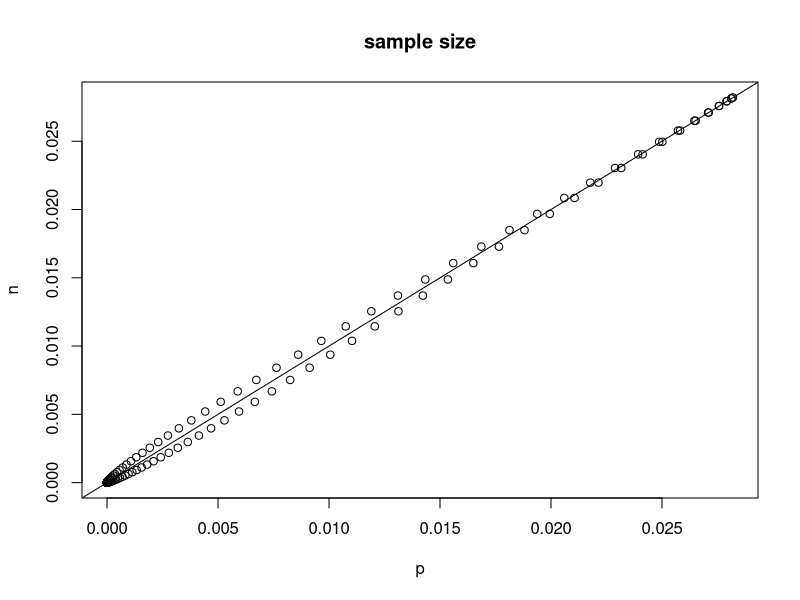

Reproduce this figure in R. (Note: this script raises an error after producing the figure.)

# he “Poisson” Distribution: History, Reenactments,Adaptations
# Poisson calculations

# It is known that a certain website makes mu
# sales per hour. In a given hour, what is the probability that the site makes exactly x sales?
  
  
  mu =10
  x=8 

  # pmf
  dpois(x=x, lambda=mu)

  exp(-mu) * mu^x  / factorial (x)
  
  # use cdf to answer the question
  ppois(q=x, lambda=mu) - ppois(q=x-1, lambda=mu)
  
  # code up cdf
  res <- c(rep(NA,x))
  for (i in 1:x ) res[i] <- mu^i/factorial(i)
  p1 <- ( 1 + sum(res ) ) * exp(-mu)

  # code up cdf, at least x-1  
  x = x-1
  res <- c(rep(NA,x))
  for (i in 1:x ) res[i] <- mu^i/factorial(i)
  p2 <- ( 1 + sum(res ) ) * exp(-mu)
  
  # probability of exactly x
  p1-p2
  
  mu =10
  x=8 
  dnorm(mean=mu, sd=x^.5, x=x)
  
  
  x = 200 ; mu = 1:2000
  p <-  dpois(x=x, lambda=mu)
  n <- dnorm(mean=mu, sd=x^.5, x=x)
  
  
  plot(p,n, main="sample size")
  abline(0,1)
  
  
  
  
  #~~~~~~~~~~~~~~~~~~~~~~~~~~~~~~~~~~~~~~~~~~~~~~~~~~~~~~~~~~~~~~~~~~~~~~~~~~~~~~
  
  # Newcombe 1860 prob that, if the heavens were divided at random in square degrees, 
  # 'some' one of those square degrees would contain six stars
  
  stars <- 1500
  squares <- 41253
  mu <- stars/squares            # 0.03636
  dpois(x=6, lambda=mu)*squares  # 0.000000128

  # used Poisson to determine "probability that, if the stars were scattered
  # at random over the heavens, any small space selected at random would contain s stars"
  # he also said "this, however, is evidently rather smaller than the probability that 6 starts
  # should be found so near together that a square degree could be fitted on as to include them"
  
  # lets simulate 1500 from 41253
  z <- sample(x=41253, size=1500 , replace=TRUE)
   
  addmargins(table((as.vector(table(z)))))
  
  print("Count of repeated values")
  g1a <- length(which(table(z)>1))
  
  print("Elements which are repeated")
  g1b <- which(table(z)>1)
  
  
  # z1 <- rle(z)  # 1500
  # addmargins(table((as.vector(table(z)))))
  # as.numeric(names(table(z)))  # cells with  or more stars
  
  
  stars <- function(x.=1500, size.=41253) {
    
    z <- sample(x=x., size=size. , replace=TRUE)
    res <- length(which(table(z)==6))
    
    return(res)
    
  }
  
  s <- replicate(1000, stars())
  mean(s)
  
 
  #~~~~~~~~~~~~~~~~~~~~~~~~~~~~~~~~~~~~~~~~~~~~~~~~~~~~~~~~~~~~~~~~~~~~~~~~~~~~~~
  
  
  # probability of observing no events! simplifies to e^-
  
  # simulation
  # ramdomly
  
  #  obtain 10 random observations from a Poisson distribution with mean 4 
  z <- rpois(1e8, lambda = stars/squares )
  table(z)
  

  
  
  
  
  
  
  